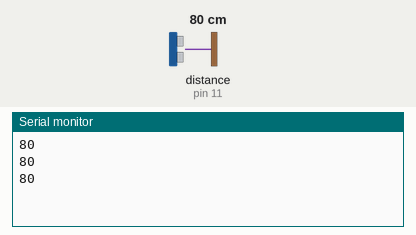
A sketch run on a simulated Arduino Uno, built with avr-gcc and run on an emulated ATmega328P. On the bench: the last lines printed to the serial monitor. Wiring (inferred from the names in the program): ultrasonic range finder: trigger pin 12; echo pin 11. The inputs (shaded band) are chosen by the test bench; at power-on: distance to the obstacle (sensor on pin 11) 80 cm. The echo pulse lasts 58.3 µs per cm.

Above: at 1.3 s.
1.4 s: distance to the obstacle (sensor on pin 11) set to 2 cm
At 1.9 s:
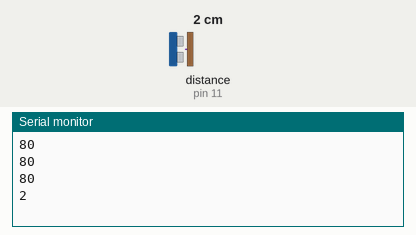
2.9 s: distance to the obstacle (sensor on pin 11) set to 4 cm
At 3.4 s:
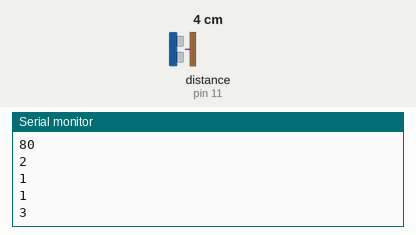
Timing chart, 0 to 5.9 s (numbered marks = the images above; inputs shaded):
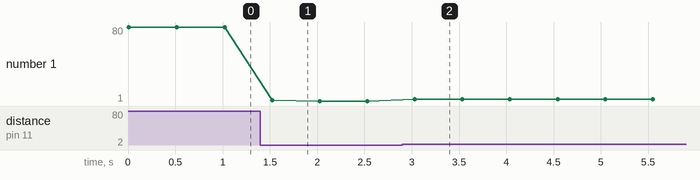

Measured:
- after the input at 1.4 s, the serial monitor: prints a new line after 0.12 s (image 1)
- after the input at 2.9 s, the serial monitor: prints a new line after 0.13 s (image 2)
- plotted number 1: 80 → 1 after the input at 1.4 s, 1 → 3 after the input at 2.9 s

The sketch:

classwork-02-03.ino
```cpp
#define TRIG 12
#define ECHO 11

int ping_time;

void setup() {
    Serial.begin(9600);

    pinMode(TRIG, OUTPUT);
    pinMode(ECHO, INPUT);
}

void loop() {
    digitalWrite(TRIG, LOW);
    delayMicroseconds(2000);

    digitalWrite(TRIG, HIGH);
    delayMicroseconds(15);

    digitalWrite(TRIG, LOW);
    delayMicroseconds(10);

    ping_time = pulseIn(ECHO, HIGH);
    ping_time = ping_time / (2 * 29);

    Serial.println(ping_time);

    delay(500);
}
```
